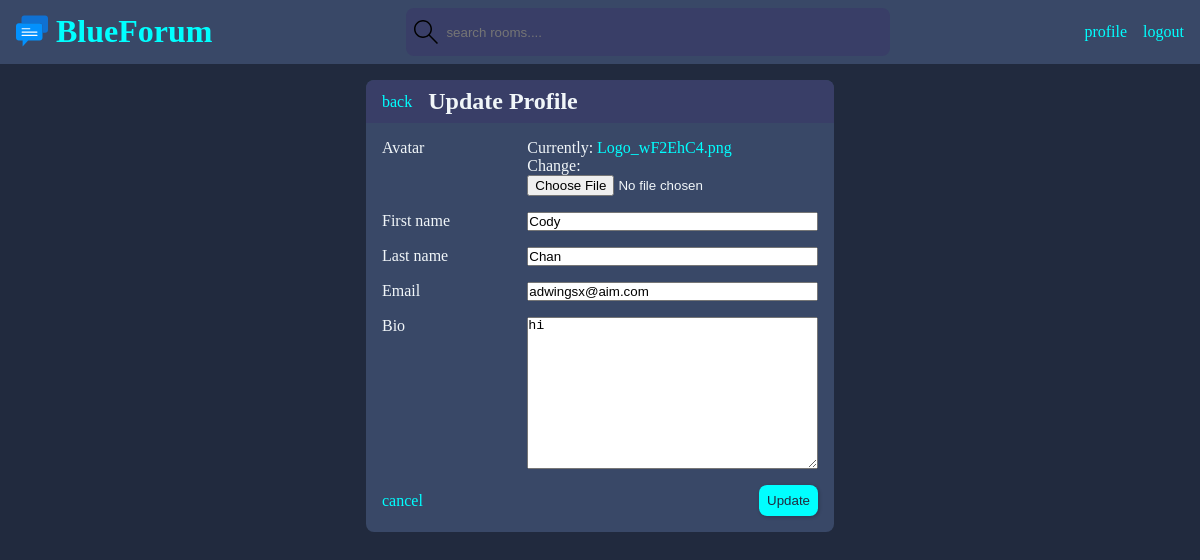
The page /update-user/ (signed in) on the database its author committed.
### base/models.py (models this page shows)
class User(AbstractUser):
    first_name = models.CharField(max_length=200, null=True)
    last_name = models.CharField(max_length=200, null=True)
    email = models.EmailField(unique=True, null=True)
    bio = models.TextField(null=True)
    avatar = models.ImageField(null=True, default="avatar.svg")
    USERNAME_FIELD = 'email'
    REQUIRED_FIELDS = []

### base/views.py (the view, shortened to what this page needs)
# urls.py: path("update-user/", views.update_user, name="update_user"),
@login_required(login_url='login')
def update_user(request):
    userinfo = request.user
    form = UserForm(instance=userinfo)
    context = {
        'form': form
    }
    return render(request, 'base/update_user.html', context)

### base/forms.py
class UserForm(ModelForm):
    class Meta:
        model = User
        fields = ['avatar', 'first_name', 'last_name', 'email', 'bio']

### base/templates/base/update_user.html
{% extends "main.html" %}
{% block content %} {% if request.user.is_authenticated %}
<div class="widget form-widget">
	<div class="toprow">
		<a href="{{ request.META.HTTP_REFERER }}" class="back">back</a>
		<h2>Update Profile</h2>
	</div>
	<form class="formtable" action="" method="post" enctype="multipart/form-data">
		{% csrf_token %} {% for field in form %} {% if field.label == "Avatar"%}
		<div class="form-group">
			<label for="{{field.label}}">{{field.label}}</label>
			<div>{{field}}</div>
		</div>
		{% else%}
		<div class="form-group">
			<label for="{{field.label}}">{{field.label}}</label>
			{{field}}
		</div>
		{% endif%} {%endfor%}
		<div class="form-buttons">
			<a href="{% url 'home' %}">cancel</a>
			<button type="submit" class="btn btn-secondary">Update</button>
		</div>
	</form>
</div>
{% else %}
<div>no access please login</div>
{% endif %} {% endblock content %}

### static/styles/index.css (style rules this page uses)
:root { --primary: #212a3e; --secondary: #394867; --tertiary: #393e67; --textprimary: #f1f6f9; --textsecondaty: #9ba4b5; --danger: rgb(255, 33, 0); --pbutton: aqua; --maxwidth: 1440px; }
h2 { font-size: 1.5rem; }
* { margin: 0; padding: 0; }
body { background-color: var(--primary); color: var(--textprimary); width: 100%; max-height: 100vh; display: flex; flex-direction: column; overflow-y: auto; }
a { text-decoration: none; color: var(--pbutton); }
.widget { display: flex; flex-direction: column; background-color: var(--secondary); border-radius: 8px; max-height: 100%; overflow-y: auto; }
.widget .toprow { background-color: var(--tertiary); padding: 0.5rem 1rem; border-top-left-radius: 8px; border-top-right-radius: 8px; display: inline-flex; gap: 1rem; align-items: center; }
.btn { background-color: transparent; border: none; display: inline-flex; align-items: center; justify-content: center; gap: 1rem; transition: all ease-in-out 0.3s; padding: 1rem 2rem; border-radius: 5px; box-shadow: 1px 1px 3px 1px rgba(0, 0, 0, 0.15); font-weight: 500; }
.btn-secondary { border-radius: 0.5rem; background-color: var(--pbutton); padding: 0.5rem; color: var(--primary); }
.form-widget { max-width: 468px; margin: 0 auto; }
.formtable { display: flex; flex-direction: column; border-radius: 8px; padding: 1rem; gap: 1rem; }
.form-group { display: grid; grid-template-columns: 1fr 2fr; }
.form-buttons { display: flex; justify-content: space-between; align-items: center; }

### rows shown on the page
User: form "Cody" "Chan" "adwingsx@aim.com" "hi"

### other values the page prints
{{ field.label }} "Avatar"
{{ field.label }} "First name" "Last name" "Email" "Bio"
